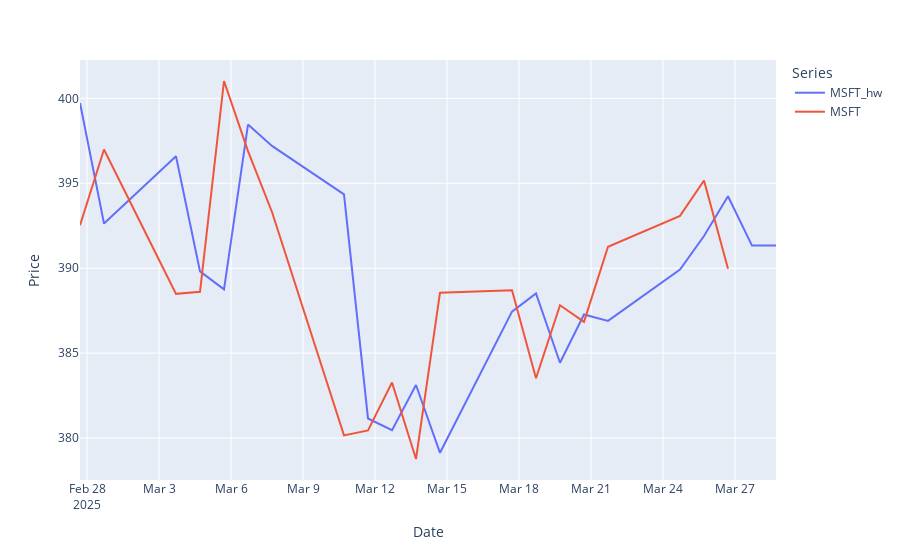

Notebook cell for this chart:
### Code cell
# Melt the DataFrame to long format for plotly.express
df_long = hw_result_df.reset_index().melt(
    id_vars="pred_date",
    value_vars=["MSFT_hw", "MSFT"],
    # value_vars=["AMZN_hw", "AMZN"],
    # value_vars=["GOOG_hw", "GOOG"],
    var_name="Series",
    value_name="Value",
)

fig = px.line(df_long, x="pred_date", y="Value", color="Series")
fig.update_layout(xaxis_title="Date", yaxis_title="Price")
fig.show()

### Figure 1 — Plotly figure (JSON) as saved in the notebook; plotly's stock layout.template omitted (floating-point values rounded to 4 significant figures)
{"data": [{"hovertemplate": "Series=MSFT_hw<br>pred_date=%{x}<br>Value=%{y}<extra></extra>", "legendgroup": "MSFT_hw", "line": {"color": "#636efa", "dash": "solid"}, "marker": {"symbol": "circle"}, "mode": "lines", "name": "MSFT_hw", "orientation": "v", "showlegend": true, "type": "scatter", "x": ["2025-02-27T17:00:00.000000000", "2025-02-28T17:00:00.000000000", "2025-03-03T17:00:00.000000000", "2025-03-04T17:00:00.000000000", "2025-03-05T17:00:00.000000000", "2025-03-06T17:00:00.000000000", "2025-03-07T17:00:00.000000000", "2025-03-10T17:00:00.000000000", "2025-03-11T17:00:00.000000000", "2025-03-12T17:00:00.000000000", "2025-03-13T17:00:00.000000000", "2025-03-14T17:00:00.000000000", "2025-03-17T17:00:00.000000000", "2025-03-18T17:00:00.000000000", "2025-03-19T17:00:00.000000000", "2025-03-20T17:00:00.000000000", "2025-03-21T17:00:00.000000000", "2025-03-24T17:00:00.000000000", "2025-03-25T17:00:00.000000000", "2025-03-26T17:00:00.000000000", "2025-03-27T17:00:00.000000000", "2025-03-28T17:00:00.000000000"], "xaxis": "x", "y": [399.7, 392.6, 396.6, 389.8, 388.8, 398.5, 397.2, 394.3, 381.2, 380.5, 383.1, 379.1, 387.4, 388.5, 384.4, 387.3, 386.9, 389.9, 391.9, 394.2, 391.3, 391.3], "yaxis": "y"}, {"hovertemplate": "Series=MSFT<br>pred_date=%{x}<br>Value=%{y}<extra></extra>", "legendgroup": "MSFT", "line": {"color": "#EF553B", "dash": "solid"}, "marker": {"symbol": "circle"}, "mode": "lines", "name": "MSFT", "orientation": "v", "showlegend": true, "type": "scatter", "x": ["2025-02-27T17:00:00.000000000", "2025-02-28T17:00:00.000000000", "2025-03-03T17:00:00.000000000", "2025-03-04T17:00:00.000000000", "2025-03-05T17:00:00.000000000", "2025-03-06T17:00:00.000000000", "2025-03-07T17:00:00.000000000", "2025-03-10T17:00:00.000000000", "2025-03-11T17:00:00.000000000", "2025-03-12T17:00:00.000000000", "2025-03-13T17:00:00.000000000", "2025-03-14T17:00:00.000000000", "2025-03-17T17:00:00.000000000", "2025-03-18T17:00:00.000000000", "2025-03-19T17:00:00.000000000", "2025-03-20T17:00:00.000000000", "2025-03-21T17:00:00.000000000", "2025-03-24T17:00:00.000000000", "2025-03-25T17:00:00.000000000", "2025-03-26T17:00:00.000000000", "2025-03-27T17:00:00.000000000", "2025-03-28T17:00:00.000000000"], "xaxis": "x", "y": [392.5, 397.0, 388.5, 388.6, 401.0, 396.9, 393.3, 380.2, 380.4, 383.3, 378.8, 388.6, 388.7, 383.5, 387.8, 386.8, 391.3, 393.1, 395.2, 390.0, NaN, NaN], "yaxis": "y"}], "layout": {"legend": {"title": {"text": "Series"}, "tracegroupgap": 0}, "margin": {"t": 60}, "xaxis": {"anchor": "y", "domain": [0, 1], "title": {"text": "Date"}}, "yaxis": {"anchor": "x", "domain": [0, 1], "title": {"text": "Price"}}}}
